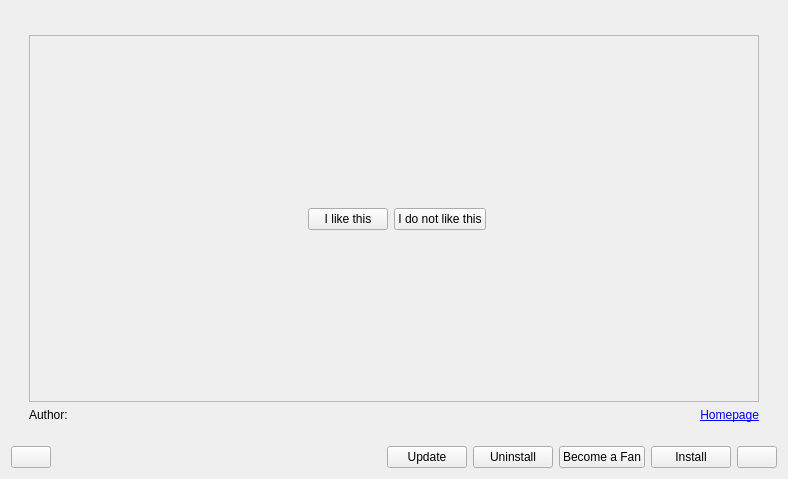
<?xml version="1.0" encoding="UTF-8"?>
<ui version="4.0">
 <class>DownloadWidget</class>
 <widget class="QWidget" name="DownloadWidget">
  <property name="geometry">
   <rect>
    <x>0</x>
    <y>0</y>
    <width>788</width>
    <height>479</height>
   </rect>
  </property>
  <layout class="QVBoxLayout" name="verticalLayout">
   <item>
    <widget class="KTitleWidget" name="m_titleWidget"/>
   </item>
   <item>
    <widget class="QStackedWidget" name="detailsStack">
     <property name="currentIndex">
      <number>1</number>
     </property>
     <widget class="QWidget" name="overviewPage">
      <layout class="QHBoxLayout" name="horizontalLayout_2">
       <item>
        <widget class="KNS3::ItemsView" name="m_listView">
         <property name="enabled">
          <bool>true</bool>
         </property>
         <property name="sizePolicy">
          <sizepolicy hsizetype="Expanding" vsizetype="Expanding">
           <horstretch>2</horstretch>
           <verstretch>0</verstretch>
          </sizepolicy>
         </property>
         <property name="mouseTracking">
          <bool>true</bool>
         </property>
         <property name="selectionMode">
          <enum>QAbstractItemView::NoSelection</enum>
         </property>
         <property name="verticalScrollMode">
          <enum>QAbstractItemView::ScrollPerPixel</enum>
         </property>
        </widget>
       </item>
       <item>
        <layout class="QGridLayout" name="gridLayout_2">
         <property name="leftMargin">
          <number>10</number>
         </property>
         <item row="1" column="0" colspan="4">
          <widget class="QLabel" name="m_providerLabel">
           <property name="text">
            <string>Provider:</string>
           </property>
           <property name="buddy">
            <cstring>m_providerCombo</cstring>
           </property>
          </widget>
         </item>
         <item row="2" column="1" colspan="3">
          <widget class="KComboBox" name="m_providerCombo">
           <property name="sizeAdjustPolicy">
            <enum>QComboBox::AdjustToMinimumContentsLength</enum>
           </property>
          </widget>
         </item>
         <item row="4" column="0" colspan="4">
          <widget class="QLabel" name="m_categoryLabel">
           <property name="text">
            <string>Category:</string>
           </property>
           <property name="buddy">
            <cstring>m_categoryCombo</cstring>
           </property>
          </widget>
         </item>
         <item row="5" column="1" colspan="3">
          <widget class="KComboBox" name="m_categoryCombo"/>
         </item>
         <item row="8" column="1" colspan="3">
          <widget class="QRadioButton" name="newestRadio">
           <property name="sizePolicy">
            <sizepolicy hsizetype="Preferred" vsizetype="Fixed">
             <horstretch>0</horstretch>
             <verstretch>0</verstretch>
            </sizepolicy>
           </property>
           <property name="text">
            <string>Newest</string>
           </property>
           <property name="checked">
            <bool>true</bool>
           </property>
          </widget>
         </item>
         <item row="9" column="1" colspan="3">
          <widget class="QRadioButton" name="ratingRadio">
           <property name="enabled">
            <bool>true</bool>
           </property>
           <property name="text">
            <string>Rating</string>
           </property>
          </widget>
         </item>
         <item row="10" column="1" colspan="3">
          <widget class="QRadioButton" name="mostDownloadsRadio">
           <property name="text">
            <string>Most downloads</string>
           </property>
          </widget>
         </item>
         <item row="11" column="1" colspan="3">
          <widget class="QRadioButton" name="installedRadio">
           <property name="text">
            <string>Installed</string>
           </property>
          </widget>
         </item>
         <item row="3" column="1" colspan="3">
          <spacer name="verticalSpacer_2">
           <property name="orientation">
            <enum>Qt::Vertical</enum>
           </property>
           <property name="sizeType">
            <enum>QSizePolicy::Fixed</enum>
           </property>
           <property name="sizeHint" stdset="0">
            <size>
             <width>20</width>
             <height>10</height>
            </size>
           </property>
          </spacer>
         </item>
         <item row="6" column="1" colspan="3">
          <spacer name="verticalSpacer_3">
           <property name="orientation">
            <enum>Qt::Vertical</enum>
           </property>
           <property name="sizeType">
            <enum>QSizePolicy::Fixed</enum>
           </property>
           <property name="sizeHint" stdset="0">
            <size>
             <width>20</width>
             <height>10</height>
            </size>
           </property>
          </spacer>
         </item>
         <item row="15" column="1" colspan="3">
          <spacer name="verticalSpacer">
           <property name="orientation">
            <enum>Qt::Vertical</enum>
           </property>
           <property name="sizeHint" stdset="0">
            <size>
             <width>20</width>
             <height>40</height>
            </size>
           </property>
          </spacer>
         </item>
         <item row="7" column="0" colspan="4">
          <widget class="QLabel" name="orderLabel">
           <property name="sizePolicy">
            <sizepolicy hsizetype="Maximum" vsizetype="Preferred">
             <horstretch>0</horstretch>
             <verstretch>0</verstretch>
            </sizepolicy>
           </property>
           <property name="text">
            <string>Order by:</string>
           </property>
           <property name="alignment">
            <set>Qt::AlignLeading|Qt::AlignLeft|Qt::AlignVCenter</set>
           </property>
          </widget>
         </item>
         <item row="13" column="0" colspan="4">
          <widget class="QLabel" name="label_4">
           <property name="text">
            <string>Search:</string>
           </property>
           <property name="buddy">
            <cstring>m_searchEdit</cstring>
           </property>
          </widget>
         </item>
         <item row="12" column="1" colspan="3">
          <spacer name="verticalSpacer_4">
           <property name="orientation">
            <enum>Qt::Vertical</enum>
           </property>
           <property name="sizeType">
            <enum>QSizePolicy::Fixed</enum>
           </property>
           <property name="sizeHint" stdset="0">
            <size>
             <width>20</width>
             <height>10</height>
            </size>
           </property>
          </spacer>
         </item>
         <item row="14" column="1" colspan="3">
          <widget class="KLineEdit" name="m_searchEdit">
           <property name="clickMessage">
            <string>Enter search phrase here</string>
           </property>
           <property name="showClearButton" stdset="0">
            <bool>true</bool>
           </property>
          </widget>
         </item>
         <item row="3" column="0">
          <spacer name="horizontalSpacer_2">
           <property name="orientation">
            <enum>Qt::Horizontal</enum>
           </property>
           <property name="sizeType">
            <enum>QSizePolicy::Fixed</enum>
           </property>
           <property name="sizeHint" stdset="0">
            <size>
             <width>9</width>
             <height>20</height>
            </size>
           </property>
          </spacer>
         </item>
         <item row="16" column="1" colspan="3">
          <widget class="KPushButton" name="m_uploadButton">
           <property name="text">
            <string>Upload Your Own Files...</string>
           </property>
          </widget>
         </item>
         <item row="0" column="3">
          <widget class="KPushButton" name="iconViewButton">
           <property name="checkable">
            <bool>true</bool>
           </property>
          </widget>
         </item>
         <item row="0" column="2">
          <widget class="KPushButton" name="listViewButton">
           <property name="checkable">
            <bool>true</bool>
           </property>
           <property name="checked">
            <bool>true</bool>
           </property>
           <property name="flat">
            <bool>false</bool>
           </property>
          </widget>
         </item>
        </layout>
       </item>
      </layout>
      <zorder>m_listView</zorder>
      <zorder></zorder>
     </widget>
     <widget class="QWidget" name="detailsPage">
      <layout class="QHBoxLayout" name="horizontalLayout_7">
       <item>
        <widget class="QWidget" name="widget_2" native="true">
         <layout class="QVBoxLayout" name="verticalLayout_2">
          <item>
           <widget class="QScrollArea" name="descriptionScrollArea">
            <property name="widgetResizable">
             <bool>true</bool>
            </property>
            <widget class="QWidget" name="scrollAreaWidgetContents">
             <property name="geometry">
              <rect>
               <x>0</x>
               <y>0</y>
               <width>758</width>
               <height>372</height>
              </rect>
             </property>
             <layout class="QVBoxLayout" name="verticalLayout_3">
              <item>
               <layout class="QGridLayout" name="gridLayout">
                <item row="0" column="0">
                 <widget class="KNS3::ImagePreviewWidget" name="preview1" native="true">
                  <property name="sizePolicy">
                   <sizepolicy hsizetype="Preferred" vsizetype="Preferred">
                    <horstretch>100</horstretch>
                    <verstretch>80</verstretch>
                   </sizepolicy>
                  </property>
                  <property name="minimumSize">
                   <size>
                    <width>100</width>
                    <height>20</height>
                   </size>
                  </property>
                 </widget>
                </item>
                <item row="1" column="0">
                 <widget class="KNS3::ImagePreviewWidget" name="preview2" native="true">
                  <property name="sizePolicy">
                   <sizepolicy hsizetype="Preferred" vsizetype="Preferred">
                    <horstretch>100</horstretch>
                    <verstretch>80</verstretch>
                   </sizepolicy>
                  </property>
                  <property name="minimumSize">
                   <size>
                    <width>20</width>
                    <height>20</height>
                   </size>
                  </property>
                 </widget>
                </item>
                <item row="2" column="0">
                 <widget class="KNS3::ImagePreviewWidget" name="preview3" native="true">
                  <property name="sizePolicy">
                   <sizepolicy hsizetype="Preferred" vsizetype="Preferred">
                    <horstretch>100</horstretch>
                    <verstretch>80</verstretch>
                   </sizepolicy>
                  </property>
                  <property name="minimumSize">
                   <size>
                    <width>20</width>
                    <height>20</height>
                   </size>
                  </property>
                 </widget>
                </item>
                <item row="0" column="1" rowspan="3">
                 <widget class="KNS3::ImagePreviewWidget" name="previewBig" native="true">
                  <property name="sizePolicy">
                   <sizepolicy hsizetype="Expanding" vsizetype="Minimum">
                    <horstretch>100</horstretch>
                    <verstretch>100</verstretch>
                   </sizepolicy>
                  </property>
                  <property name="minimumSize">
                   <size>
                    <width>100</width>
                    <height>100</height>
                   </size>
                  </property>
                 </widget>
                </item>
               </layout>
              </item>
              <item>
               <layout class="QHBoxLayout" name="horizontalLayout_6">
                <item>
                 <spacer name="horizontalSpacer">
                  <property name="orientation">
                   <enum>Qt::Horizontal</enum>
                  </property>
                  <property name="sizeHint" stdset="0">
                   <size>
                    <width>40</width>
                    <height>20</height>
                   </size>
                  </property>
                 </spacer>
                </item>
                <item>
                 <widget class="KNS3::RatingWidget" name="ratingWidget" native="true">
                  <property name="minimumSize">
                   <size>
                    <width>0</width>
                    <height>10</height>
                   </size>
                  </property>
                  <property name="autoFillBackground">
                   <bool>false</bool>
                  </property>
                 </widget>
                </item>
                <item>
                 <widget class="KPushButton" name="voteGoodButton">
                  <property name="text">
                   <string>I like this</string>
                  </property>
                 </widget>
                </item>
                <item>
                 <widget class="KPushButton" name="voteBadButton">
                  <property name="text">
                   <string>I do not like this</string>
                  </property>
                 </widget>
                </item>
                <item>
                 <spacer name="horizontalSpacer_3">
                  <property name="orientation">
                   <enum>Qt::Horizontal</enum>
                  </property>
                  <property name="sizeHint" stdset="0">
                   <size>
                    <width>40</width>
                    <height>20</height>
                   </size>
                  </property>
                 </spacer>
                </item>
               </layout>
              </item>
              <item>
               <widget class="QLabel" name="descriptionLabel">
                <property name="sizePolicy">
                 <sizepolicy hsizetype="Expanding" vsizetype="Expanding">
                  <horstretch>0</horstretch>
                  <verstretch>0</verstretch>
                 </sizepolicy>
                </property>
                <property name="text">
                 <string/>
                </property>
                <property name="wordWrap">
                 <bool>true</bool>
                </property>
               </widget>
              </item>
             </layout>
            </widget>
           </widget>
          </item>
          <item>
           <layout class="QHBoxLayout" name="horizontalLayout_4">
            <item>
             <widget class="QLabel" name="label">
              <property name="sizePolicy">
               <sizepolicy hsizetype="Minimum" vsizetype="Minimum">
                <horstretch>0</horstretch>
                <verstretch>0</verstretch>
               </sizepolicy>
              </property>
              <property name="text">
               <string>Author:</string>
              </property>
             </widget>
            </item>
            <item>
             <widget class="QLabel" name="authorLabel">
              <property name="sizePolicy">
               <sizepolicy hsizetype="Expanding" vsizetype="Minimum">
                <horstretch>0</horstretch>
                <verstretch>0</verstretch>
               </sizepolicy>
              </property>
              <property name="text">
               <string/>
              </property>
              <property name="openExternalLinks">
               <bool>true</bool>
              </property>
             </widget>
            </item>
            <item>
             <widget class="QLabel" name="homepageLabel">
              <property name="text">
               <string>&lt;a href=&quot;http://opendesktop.org&quot;&gt;Homepage&lt;/a&gt;</string>
              </property>
              <property name="alignment">
               <set>Qt::AlignRight|Qt::AlignTrailing|Qt::AlignVCenter</set>
              </property>
              <property name="openExternalLinks">
               <bool>true</bool>
              </property>
             </widget>
            </item>
           </layout>
          </item>
         </layout>
        </widget>
       </item>
      </layout>
     </widget>
    </widget>
   </item>
   <item>
    <layout class="QHBoxLayout" name="horizontalLayout">
     <item>
      <widget class="KPushButton" name="backButton"/>
     </item>
     <item>
      <widget class="KNS3::ProgressIndicator" name="progressIndicator">
       <property name="sizePolicy">
        <sizepolicy hsizetype="Expanding" vsizetype="Minimum">
         <horstretch>0</horstretch>
         <verstretch>20</verstretch>
        </sizepolicy>
       </property>
       <property name="minimumSize">
        <size>
         <width>0</width>
         <height>20</height>
        </size>
       </property>
       <property name="maximumSize">
        <size>
         <width>16777215</width>
         <height>20</height>
        </size>
       </property>
       <property name="frameShape">
        <enum>QFrame::NoFrame</enum>
       </property>
       <property name="frameShadow">
        <enum>QFrame::Raised</enum>
       </property>
       <property name="lineWidth">
        <number>1</number>
       </property>
      </widget>
     </item>
     <item>
      <widget class="KPushButton" name="updateButton">
       <property name="enabled">
        <bool>true</bool>
       </property>
       <property name="text">
        <string>Update</string>
       </property>
      </widget>
     </item>
     <item>
      <widget class="KPushButton" name="uninstallButton">
       <property name="enabled">
        <bool>true</bool>
       </property>
       <property name="text">
        <string>Uninstall</string>
       </property>
      </widget>
     </item>
     <item>
      <widget class="KPushButton" name="becomeFanButton">
       <property name="text">
        <string>Become a Fan</string>
       </property>
      </widget>
     </item>
     <item>
      <widget class="KPushButton" name="installButton">
       <property name="text">
        <string>Install</string>
       </property>
      </widget>
     </item>
     <item>
      <widget class="KPushButton" name="closeButton"/>
     </item>
    </layout>
   </item>
  </layout>
 </widget>
 <customwidgets>
  <customwidget>
   <class>KTitleWidget</class>
   <extends>QWidget</extends>
   <header>ktitlewidget.h</header>
  </customwidget>
  <customwidget>
   <class>KPushButton</class>
   <extends>QPushButton</extends>
   <header>kpushbutton.h</header>
  </customwidget>
  <customwidget>
   <class>KLineEdit</class>
   <extends>QLineEdit</extends>
   <header>klineedit.h</header>
  </customwidget>
  <customwidget>
   <class>KComboBox</class>
   <extends>QComboBox</extends>
   <header>kcombobox.h</header>
  </customwidget>
  <customwidget>
   <class>KNS3::ProgressIndicator</class>
   <extends>QFrame</extends>
   <header>ui/progressindicator.h</header>
   <container>1</container>
  </customwidget>
  <customwidget>
   <class>KNS3::ItemsView</class>
   <extends>QListView</extends>
   <header>ui/itemsview.h</header>
  </customwidget>
  <customwidget>
   <class>KNS3::RatingWidget</class>
   <extends>QWidget</extends>
   <header>ui/ratingwidget.h</header>
   <container>1</container>
  </customwidget>
  <customwidget>
   <class>KNS3::ImagePreviewWidget</class>
   <extends>QWidget</extends>
   <header>ui/imagepreviewwidget.h</header>
   <container>1</container>
  </customwidget>
 </customwidgets>
 <resources/>
 <connections/>
</ui>
